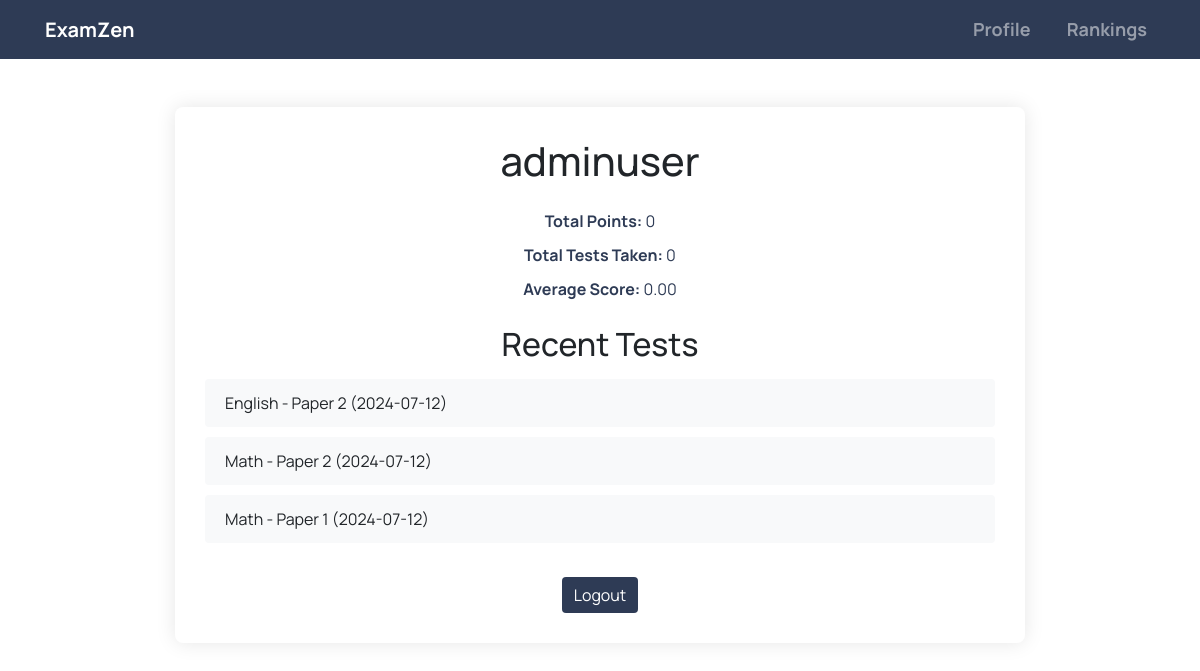
The page /profile/ (signed in) on the database as committed earlier.
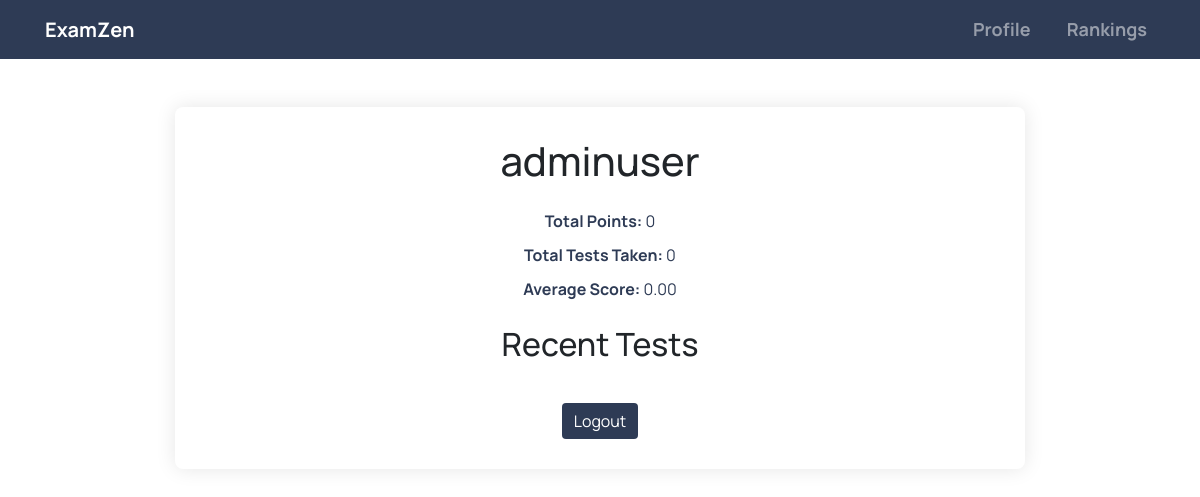
The same page on the database as committed later.
### main/models.py (models this page shows, shortened)
class Test(models.Model):
    user = models.ForeignKey(User, on_delete=models.CASCADE)
    subject = models.ForeignKey(Subject, on_delete=models.CASCADE)
    paper = models.CharField(max_length=1, choices=[('1', 'Paper 1'), ('2', 'Paper 2')], default='1')
    questions = models.ManyToManyField(Question, related_name='tests')
    answers = models.TextField(blank=True, null=True)  # Store answers for Paper 1 here
    paper1_correct_answers = models.IntegerField(default=0)  # To store the number of correct answers in Paper 1
    created_at = models.DateTimeField(auto_now_add=True)

class Subject(models.Model):
    name = models.CharField(max_length=100)

### main/views.py (the view)
# urls.py: path('profile/', views.profile, name='profile'),
@login_required
def profile(request):
    user = request.user
    recent_tests = Test.objects.filter(user=user).order_by('-created_at')[:5]
    total_points = Reward.objects.filter(user=user).aggregate(Sum('points'))['points__sum'] or 0
    total_tests = Test.objects.filter(user=user, paper=1, subject__name="Physics").count()
    if total_tests == 0:
        average_score = total_points / 1
    else:
        average_score = total_points / total_tests
    context = {
        'username': user.username,
        'total_points': total_points,
        'total_tests': total_tests,
        'average_score': average_score,
        'recent_tests': recent_tests,
    }
    return render(request, 'main/profile.html', context)

### main/templates/main/profile.html (shortened to what this page needs)
{% extends 'main/layout.html' %}
{% load static %}
{% block content %}
<div class="container mt-5">
    <div class="profile-container">
        <h1 class="text-center mb-4">{{ username }}</h1>
        <div class="profile-details text-center mb-4">
            <div class="profile-stats">
                <p><strong>Total Points:</strong> {{ total_points }}</p>
                <p><strong>Total Tests Taken:</strong> {{ total_tests }}</p>
                <p><strong>Average Score:</strong> {{ average_score|floatformat:2 }}</p>
            </div>
        </div>
        <h2 class="text-center mb-3">Recent Tests</h2>
        <ul class="list-group">
            {% for test in recent_tests %}
            <li class="list-group-item">{{ test.subject.name }} - {{ test.get_paper_display }} ({{ test.created_at|date:"Y-m-d" }})</li>
            {% endfor %}
        </ul>
        <div class="text-center mt-4">
            <a href="{% url 'main:logout' %}" class="btn btn-primary">Logout</a>
        </div>
    </div>
</div>
{% endblock %}

### main/templates/main/layout.html (shortened to what this page needs)
{% load static %}
<!DOCTYPE html>
<html lang="en">
<head>
  <link rel="stylesheet" href="https://maxcdn.bootstrapcdn.com/bootstrap/4.5.2/css/bootstrap.min.css">
</head>
<body>
  {% if not request.path == '/test/' %}
<nav class="navbar navbar-expand-lg navbar-dark navbar-custom">
  <div class="container">
    <a class="navbar-brand" href="{% url 'main:home' %}">ExamZen</a>
    <div class="collapse navbar-collapse" id="navbarNav">
      <ul class="navbar-nav ml-auto align-items-center">
        {% if user.is_authenticated %}
        <li class="nav-item profile-picture">
          <a class="nav-link" href="{% url 'main:profile' %}">Profile</a>
        </li>
          <li class="nav-item">
            <a class="nav-link" href="{% url 'main:rankings' %}">Rankings</a>
          </li>
        {% endif %}
      </ul>
    </div>
  </div>
</nav>
{% endif %}
{% block content %}
{% endblock %}
</body>
</html>

### main/templates/main/layout.html (style rules this page uses)
body { font-family: "Manrope", sans-serif; }
.navbar-brand { font-size: 20px; font-weight: 700; color: #fff; }
.navbar-nav .nav-link { font-size: 18px; color: #fff; font-weight: bold; }
.navbar-nav .nav-link::after { content: ''; position: absolute; bottom: -5px; left: 0; width: 0%; height: 2px; transition: width 0.3s, background-color 0.3s; }
.navbar-nav .nav-item { margin-left: 20px; }
.navbar-dark { background-color: #2e3b55; }
.profile-picture { display: flex; align-items: center; }

### main/templates/main/profile.html (style rules this page uses)
.profile-container { background: #ffffff; padding: 30px; border-radius: 8px; box-shadow: 0 0 20px rgba(0, 0, 0, 0.1); max-width: 850px; margin: auto; }
.profile-stats p { font-size: 16px; color: #2e3b55; margin-bottom: 10px; }
.btn-primary { background-color: #2e3b55; border: none; }

Rows that differ between the two databases and show on the page:
removed Test: subject.name "English", paper "Paper 2", created_at "2024-07-12"
removed Test: subject.name "Math", paper "Paper 2", created_at "2024-07-12"
removed Test: subject.name "Math", paper "Paper 1", created_at "2024-07-12"
